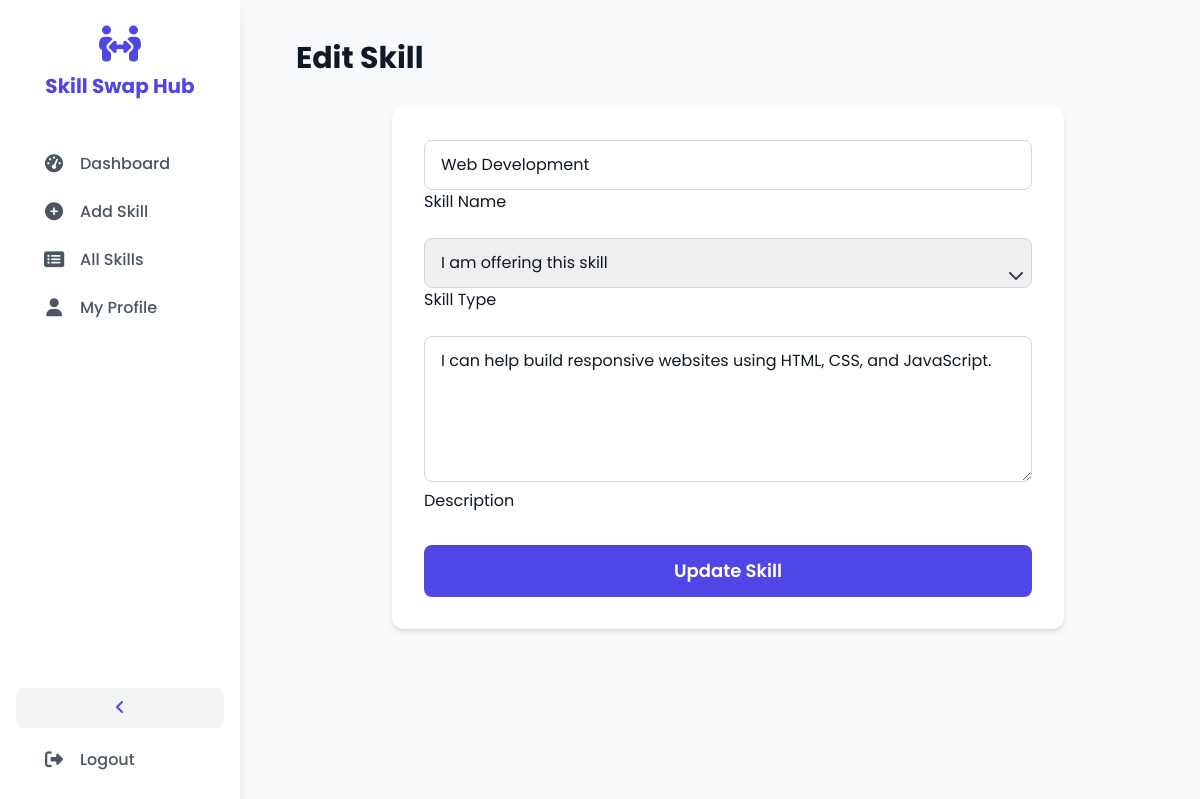
The page /edit/5/ (signed in) on the database its author committed.
### skills/models.py (models this page shows, shortened)
class Skill(models.Model):
    SKILL_TYPE_CHOICES = [
        ('offer', 'Offering'),
        ('request', 'Requesting'),
    ]
    user = models.ForeignKey(User, on_delete=models.CASCADE)
    title = models.CharField(max_length=100)
    description = models.TextField()
    skill_type = models.CharField(max_length=10, choices=SKILL_TYPE_CHOICES)
    created_at = models.DateTimeField(auto_now_add=True)

### skills/views.py (the view)
# urls.py: path('edit/<int:skill_id>/', views.edit_skill_view, name='edit_skill'),
@login_required(login_url='login')
def edit_skill_view(request, skill_id):
    skill = get_object_or_404(Skill, id=skill_id, user=request.user)
    if request.method == 'POST':
        skill.title = request.POST.get('skill_name')
        skill.skill_type = request.POST.get('skill_type')
        skill.description = request.POST.get('description')
        skill.save()
        return redirect('dashboard')
    context = {'skill': skill}
    return render(request, 'edit_skill.html', context)

### templates/edit_skill.html (shortened to what this page needs)
{% extends 'base.html' %}
{% block content %}
<div class="relative min-h-screen md:flex">
    <div id="sidebar" class="sidebar bg-white absolute inset-y-0 left-0 transform md:relative md:translate-x-0 sidebar-closed md:flex md:flex-col md:justify-between shadow-lg z-30">
        <div>
            <div class="logo-section">
                <a href="{% url 'index' %}" class="sidebar-logo-link inline-flex flex-col items-center justify-center w-full">
                    <i class="fas fa-people-arrows text-4xl text-[#4f46e5]"></i>
                    <span class="sidebar-text block text-xl font-bold text-[#4f46e5] mt-2">Skill Swap Hub</span>
                </a>
            </div>
            <nav class="mt-4 px-4">
                <a href="{% url 'dashboard' %}" class="sidebar-nav-link"><i class="fas fa-tachometer-alt fa-fw"></i> <span class="sidebar-text ml-3">Dashboard</span></a>
                <a href="{% url 'add_skill' %}" class="sidebar-nav-link"><i class="fas fa-plus-circle fa-fw"></i> <span class="sidebar-text ml-3">Add Skill</span></a>
                <a href="{% url 'listings' %}" class="sidebar-nav-link"><i class="fas fa-list-alt fa-fw"></i> <span class="sidebar-text ml-3">All Skills</span></a>
                <a href="{% url 'profile' %}" class="sidebar-nav-link"><i class="fas fa-user fa-fw"></i> <span class="sidebar-text ml-3">My Profile</span></a>
            </nav>
        </div>
        <div class="p-4">
            <button id="desktop-sidebar-toggle" class="hidden md:block w-full text-center p-2 bg-gray-100 hover:bg-gray-200 rounded-lg mb-2 text-[#4f46e5]"><i class="fas fa-angle-left transition-transform duration-300"></i></button>
            <a href="{% url 'logout' %}" class="sidebar-nav-link"><i class="fas fa-sign-out-alt fa-fw"></i> <span class="sidebar-text ml-3">Logout</span></a>
        </div>
    </div>
    <main id="main-content" class="flex-1 p-6 md:p-10">
        <h1 class="text-3xl font-bold mb-8">Edit Skill</h1>
        <div class="bg-white p-8 rounded-xl shadow-md max-w-2xl mx-auto">
            <form action="{% url 'edit_skill' skill.id %}" method="POST">
                <div class="relative mb-6">
                    <input type="text" id="skill_name" name="skill_name" class="w-full px-4 py-3 border border-gray-300 rounded-lg focus:outline-none focus:ring-2 focus:ring-[#4f46e5]" value="{{ skill.title }}" required>
                    <label for="skill_name" class="floating-label-prefilled">Skill Name</label>
                </div>
                <div class="relative mb-6">
                    <select id="skill_type" name="skill_type" class="w-full px-4 py-3 border border-gray-300 rounded-lg focus:outline-none focus:ring-2 focus:ring-[#4f46e5] appearance-none" required>
                        <option value="offer" {% if skill.skill_type == 'offer' %}selected{% endif %}>I am offering this skill</option>
                    </select>
                    <label for="skill_type" class="floating-label-prefilled">Skill Type</label>
                    <div class="pointer-events-none absolute inset-y-0 right-0 flex items-center px-2 text-gray-700"></div>
                </div>
                <div class="relative mb-8">
                    <textarea id="description" name="description" rows="5" class="w-full px-4 py-3 border border-gray-300 rounded-lg focus:outline-none focus:ring-2 focus:ring-[#4f46e5]" required>{{ skill.description }}</textarea>
                    <label for="description" class="floating-label-prefilled">Description</label>
                </div>
                <button type="submit" class="w-full btn-primary text-white py-3 rounded-lg font-semibold text-lg">Update Skill</button>
            </form>
        </div>
    </main>
</div>
{% endblock %}

### static/css/style.css (style rules this page uses)
body { font-family: 'Poppins', sans-serif; background-color: #f7f9fc; color: #111827; opacity: 0; transition: opacity 0.16s cubic-bezier(0.4, 0, 0.2, 1); }
body.page-loaded { opacity: 1; }
button, a, .btn-primary, .btn-secondary, .sidebar-nav-link, .contact-btn, .delete-btn, #offer-btn, #request-btn, #desktop-sidebar-toggle, #mobile-menu-button { -webkit-tap-highlight-color: transparent; }
.btn-primary { background-color: #4f46e5; transition: background-color 0.2s cubic-bezier(0.4, 0, 0.2, 1), transform 0.15s cubic-bezier(0.4, 0, 0.2, 1), box-shadow 0.2s cubic-bezier(0.4, 0, 0.2, 1); cursor: pointer; }
.sidebar { width: 15rem; flex-shrink: 0; will-change: width; }
.sidebar.sidebar-ready { transition: width 0.3s cubic-bezier(0.4, 0, 0.2, 1); }
main#main-content { margin-left: 1rem; will-change: margin-left; transition: margin-left 0.3s cubic-bezier(0.4, 0, 0.2, 1); }
.logo-section { padding: 1.5rem; text-align: center; }
.sidebar-nav-link { display: flex; align-items: center; padding: 0.75rem 1.5rem; border-radius: 0.5rem; transition: all 0.2s cubic-bezier(0.4, 0, 0.2, 1); font-weight: 500; cursor: pointer; }
.sidebar-nav-link:not(.active) { color: #4b5563; }
.sidebar-nav-link i { font-size: 1.125rem; width: 1.75rem; text-align: center; transition: transform 0.2s ease; }
input[type="text"], input[type="password"], input[type="email"], textarea, select { transition: border-color 0.2s cubic-bezier(0.4, 0, 0.2, 1), box-shadow 0.2s cubic-bezier(0.4, 0, 0.2, 1), background-color 0.2s ease; }

### templates/base.html (style rules this page uses)
body { opacity: 0; transition: opacity 0.16s cubic-bezier(0.4, 0, 0.2, 1); }
body.page-loaded { opacity: 1; }
.sidebar { width: 15rem; visibility: hidden; opacity: 0; }
.sidebar.sidebar-ready { visibility: visible; opacity: 1; transition: width 0.3s ease-in-out, opacity 0.2s ease-in-out; }
.sidebar-text { opacity: 1; transition: opacity 0.2s ease-in-out; }
main#main-content { margin-left: 1rem; transition: margin-left 0.3s ease-in-out; }

### rows shown on the page
Skill: skill_name "Web Development", skill_type "I am offering this skill", description "I can help build responsive websites using HTML, CSS, and JavaScript."
